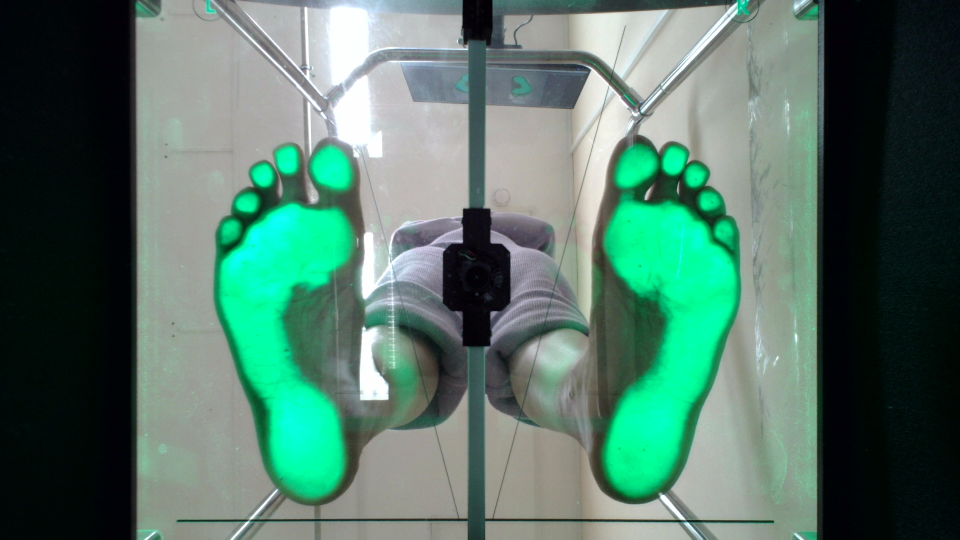
#> input picture обработка изображений/плантограммы/Img (copy 7).png, 1920 x 1080 px, found by its file name (shown at 1/2 size)
$ jupyter execute --allow-errors Untitled8.ipynb
#> lines starting #> are read from the running program, lines starting #| are printed output that depends on the picture
[cell 1]
import cv2 as cv
import numpy as np
import matplotlib
import matplotlib.pyplot as plt
import skimage as ski

import numpy.ma as ma

import scipy as sp

import statistics as st

from itertools import cycle

[cell 2]
matplotlib.rcParams['figure.dpi'] = 200
matplotlib.rcParams['figure.figsize'] = [6.4, 4.9]

[cell 3]
image = cv.imread("/home/dima/Documents/альбрехт/обработка изображений/default/images/Img (copy 7).png")
#> image is the input picture: shape (1080, 1920, 3); mean B, G, R 104.6, 117.9, 84.5

plt.imshow(image)

[cell 4]
def split_foot(image):
    leftPad = 280
    rightPad = 1920 - 1630
    assert image.shape == (1080, 1920, 3)
    return image[:,leftPad:880,:], image[:,1025:-rightPad,:]

[cell 5]
footL, footR = split_foot(image)
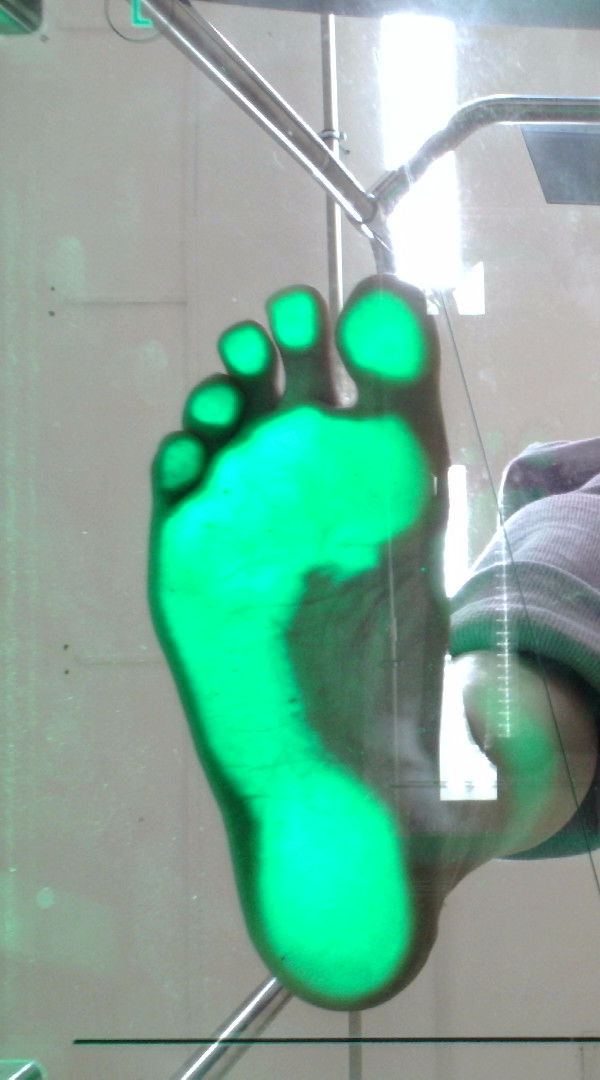
#> footL: shape (1080, 600, 3); mean B, G, R 154.8, 172.4, 125.2
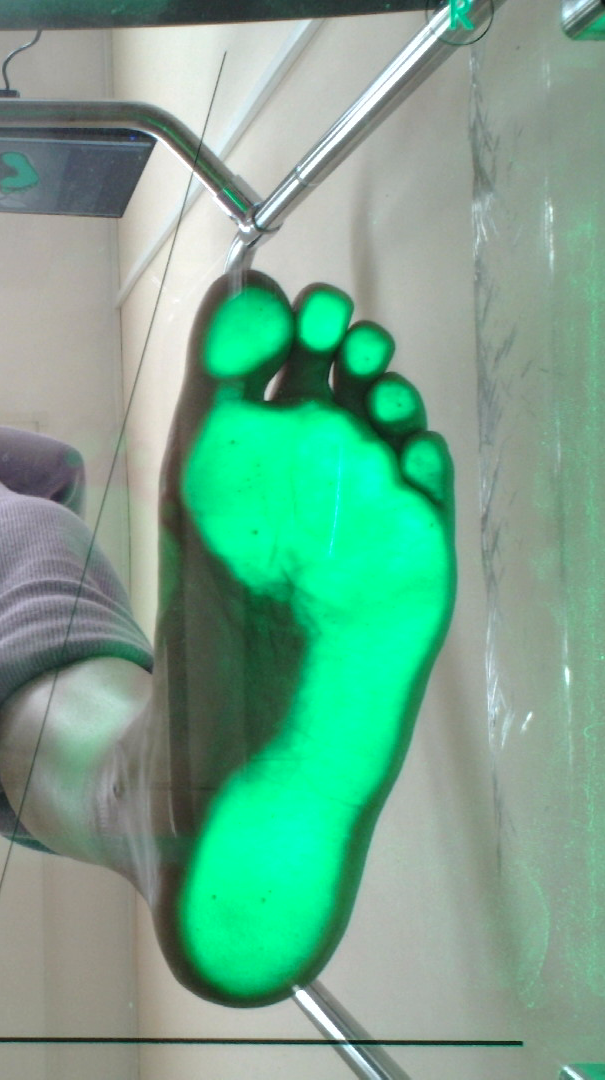
#> footR: shape (1080, 605, 3); mean B, G, R 141.5, 166.1, 115.4
fig, (ax1, ax2) = plt.subplots(1, 2)
ax1.imshow(footL)
ax2.imshow(footR)
print(footL.shape, footR.shape)
#| (1080, 600, 3) (1080, 605, 3)
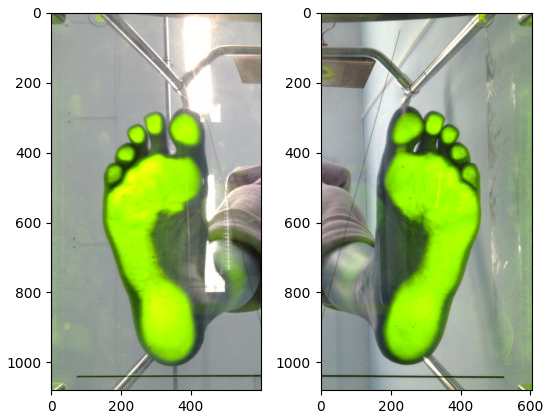
#> figure drawn by matplotlib, 2 panels; B, G, R data is drawn as R, G, B

[cell 6]
# [4 lines of commented-out code are left out]

fig, axs = plt.subplots(1, 2)

# cb = ski.color.rgb2ycbcr(footL)[:,:,2]
ycrcb = cv.cvtColor(footL, cv.COLOR_RGB2YCrCb)
#> ycrcb: shape (1080, 600, 3); mean of channels 0, 1, 2 161.8, 123, 107.4

cb = ycrcb[:,:,2]
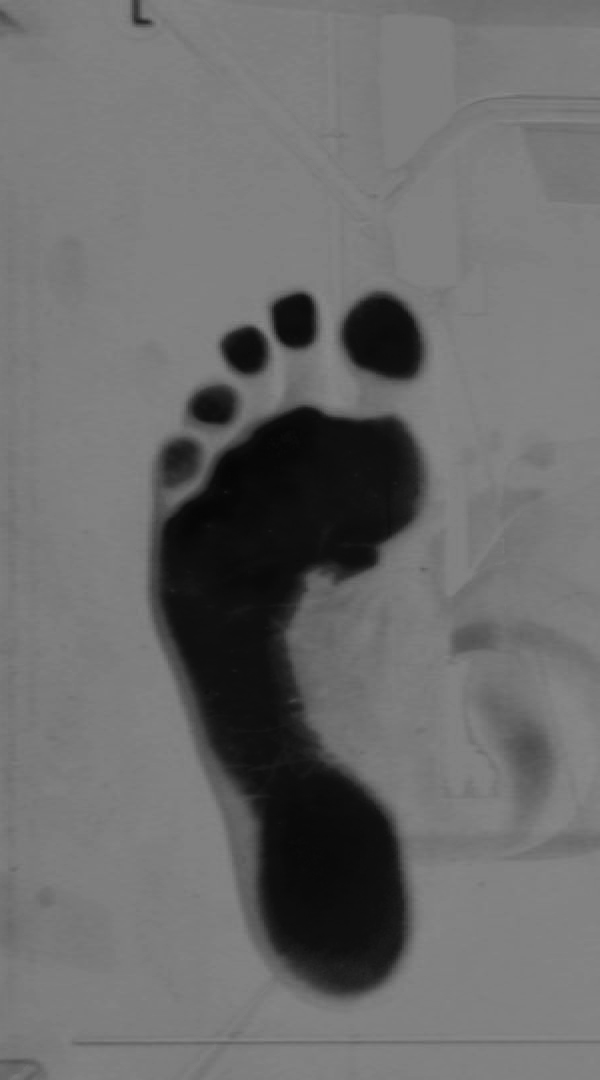
#> cb: shape (1080, 600); min 4, max 138, mean 107.4
# print(np.ptp(ycrcb[:,:]))
# axs[0].imshow(ski.color.rgb2ycbcr(footL)[:,:,2], 'gray')
# axs[1].imhist(
axs[0].imshow(ycrcb[:,:,2], cmap='gray')
# axs[1].hist(ycrcb[:,:,2])
# print(help(cv.calcHist))
hist = cv.calcHist(ycrcb, [2], None, [256], [0, 256])
#> hist = 256 values, max 108 at index 127, min 0 at index 0, mean 7.03
print(hist.shape)
#| (256, 1)
axs[1].plot(range(0,256), hist, linewidth=0.3)
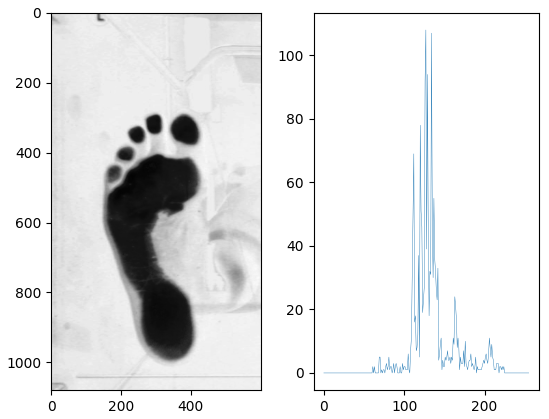
#> figure drawn by matplotlib, 2 panels; panel 2: curve peaks at x = 127, y = 108

#> (a cell that did not finish here is left out)

[cell 8]
plt.imshow(footL[700:800, 500:550])
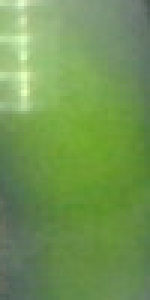
#> shown: shape (100, 50, 3) (shown 3 times larger); mean R, G, B 113.5, 150, 84.3

$ run again, with обработка изображений/плантограммы/Img (copy 1).png copied over обработка изображений/плантограммы/Img (copy 7).png
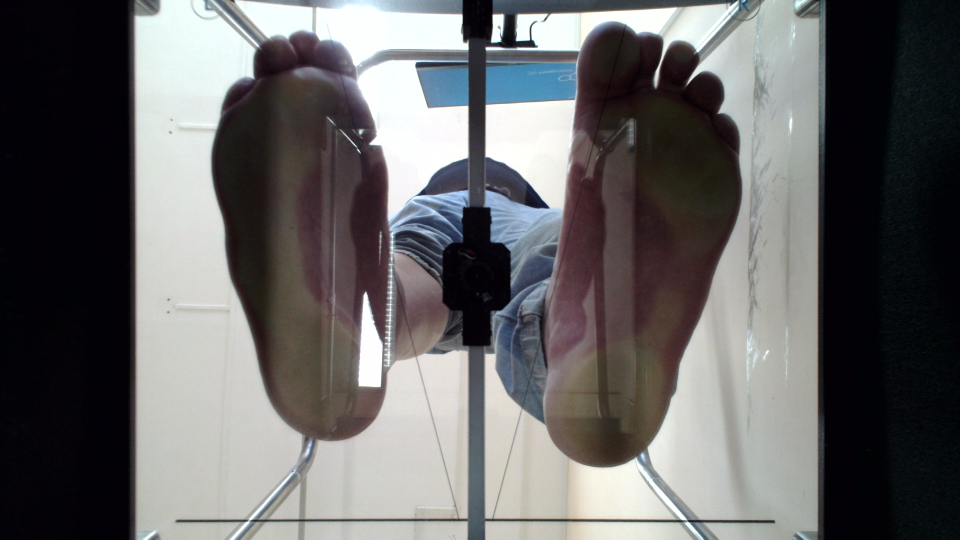
#> input picture обработка изображений/плантограммы/Img (copy 1).png, 1920 x 1080 px, found by its file name (shown at 1/2 size)
#> image is the input picture: shape (1080, 1920, 3); mean B, G, R 103, 102.6, 103.5
#| (1080, 600, 3) (1080, 605, 3)
#> ycrcb: shape (1080, 600, 3); mean of channels 0, 1, 2 156.1, 127.1, 129.3
#> `cb = ycrcb[:,:,2]`:
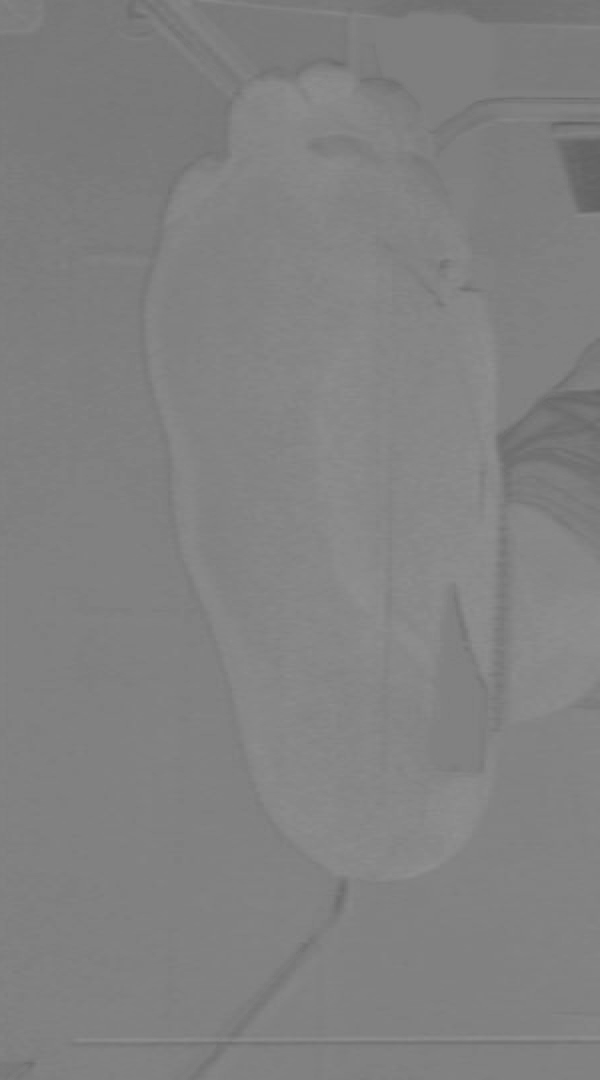
#> cb: shape (1080, 600); min 98, max 144, mean 129.3
#> hist = 256 values, max 109 at index 127, min 0 at index 0, mean 7.03
#| (256, 1)
#> `[cell 8] plt.imshow(footL[700:800, 500:550])`:
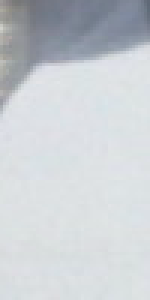
#> shown: shape (100, 50, 3) (shown 3 times larger); mean R, G, B 201.8, 206.5, 211.1

$ run again, with обработка изображений/плантограммы/Img (copy 10).png copied over обработка изображений/плантограммы/Img (copy 7).png
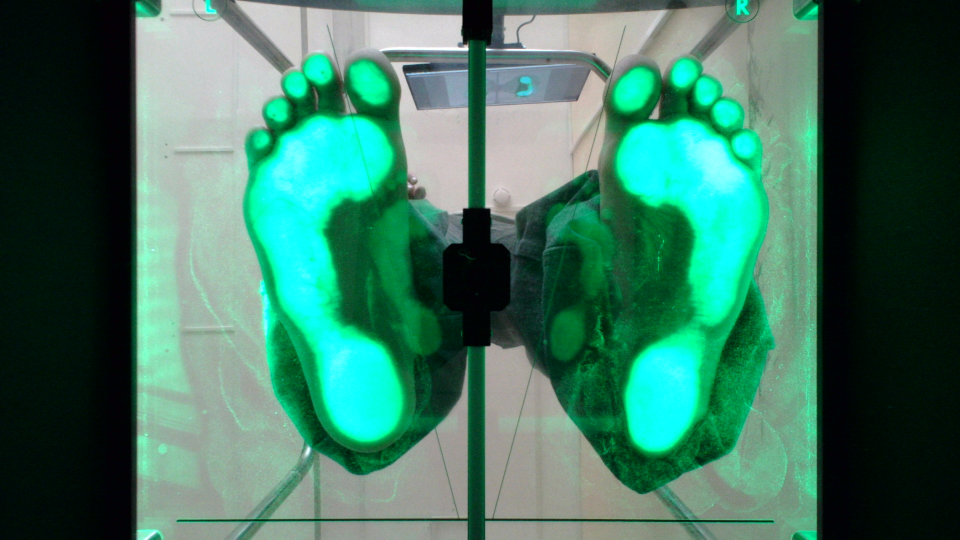
#> input picture обработка изображений/плантограммы/Img (copy 10).png, 1920 x 1080 px, found by its file name (shown at 1/2 size)
#> image is the input picture: shape (1080, 1920, 3); mean B, G, R 98.7, 118.6, 62.5
#| (1080, 600, 3) (1080, 605, 3)
#> ycrcb: shape (1080, 600, 3); mean of channels 0, 1, 2 164.1, 122.1, 92.7
#> `cb = ycrcb[:,:,2]`:
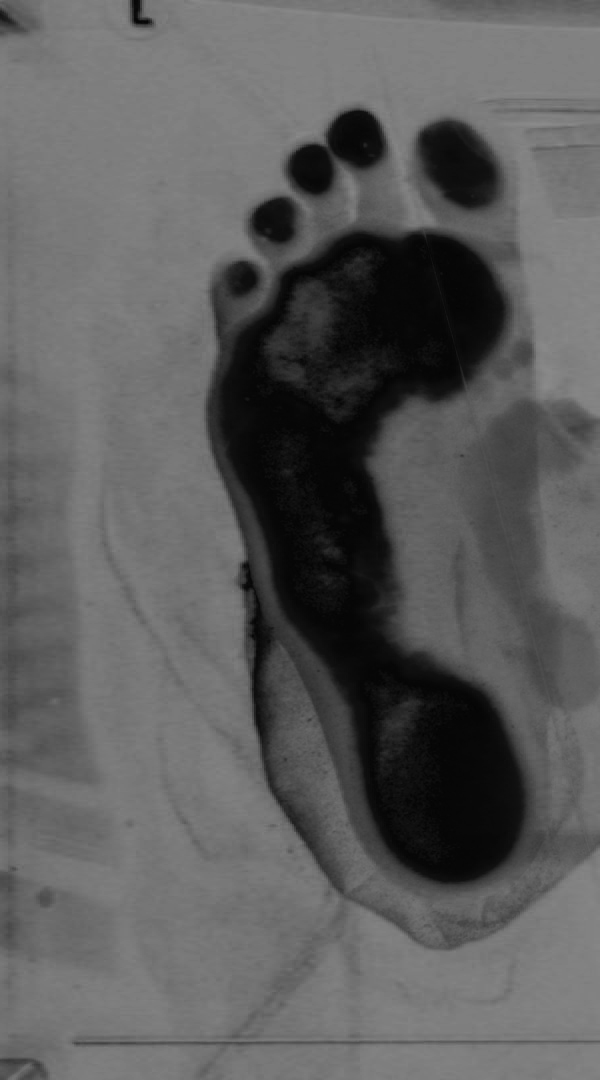
#> cb: shape (1080, 600); min 3, max 139, mean 92.7
#> hist = 256 values, max 151 at index 127, min 0 at index 0, mean 7.03
#| (256, 1)
#> `[cell 8] plt.imshow(footL[700:800, 500:550])`:
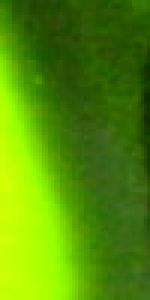
#> shown: shape (100, 50, 3) (shown 3 times larger); mean R, G, B 83.9, 144.8, 4.5

$ run again, with обработка изображений/плантограммы/Img (copy 11).png copied over обработка изображений/плантограммы/Img (copy 7).png
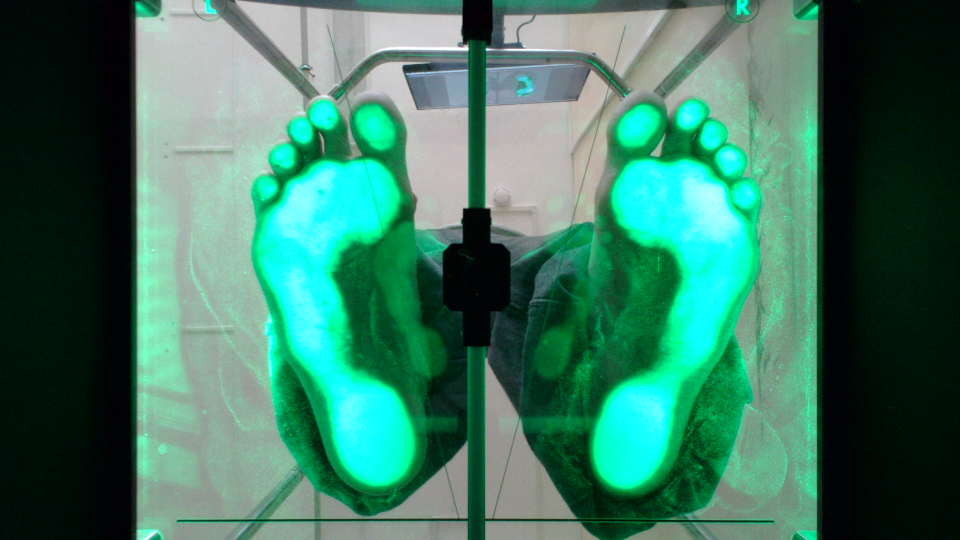
#> input picture обработка изображений/плантограммы/Img (copy 11).png, 1920 x 1080 px, found by its file name (shown at 1/2 size)
#> image is the input picture: shape (1080, 1920, 3); mean B, G, R 99.5, 119.9, 61
#| (1080, 600, 3) (1080, 605, 3)
#> ycrcb: shape (1080, 600, 3); mean of channels 0, 1, 2 165.1, 122.1, 92
#> `cb = ycrcb[:,:,2]`:
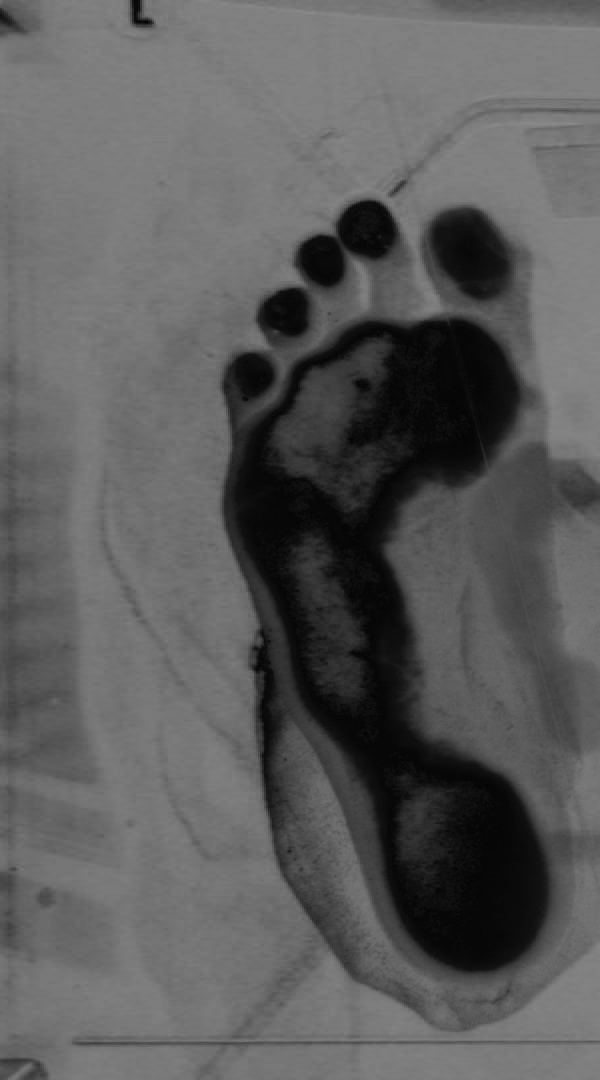
#> cb: shape (1080, 600); min 3, max 140, mean 92
#> hist = 256 values, max 165 at index 127, min 0 at index 0, mean 7.03
#| (256, 1)
#> `[cell 8] plt.imshow(footL[700:800, 500:550])`:
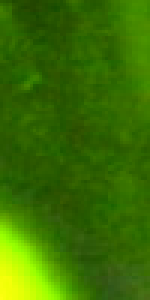
#> shown: shape (100, 50, 3) (shown 3 times larger); mean R, G, B 57.5, 111.9, 1.3
